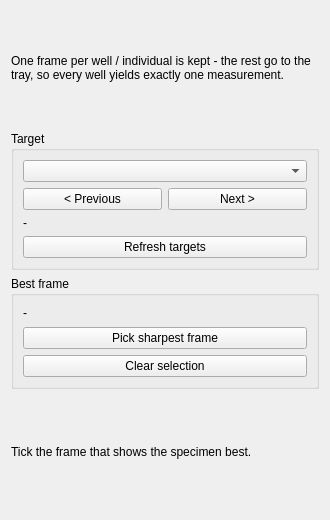
<?xml version="1.0" encoding="UTF-8"?>
<ui version="4.0">
 <class>Select</class>
 <widget class="QWidget" name="Select">
  <property name="geometry">
   <rect>
    <x>0</x>
    <y>0</y>
    <width>330</width>
    <height>520</height>
   </rect>
  </property>
  <property name="windowTitle">
   <string>Select</string>
  </property>
  <layout class="QVBoxLayout" name="controls_layout">
   <item>
    <widget class="QLabel" name="hint_label">
     <property name="text">
      <string>One frame per well / individual is kept - the rest go to the tray, so every well yields exactly one measurement.</string>
     </property>
     <property name="wordWrap">
      <bool>true</bool>
     </property>
    </widget>
   </item>
   <item>
    <widget class="QGroupBox" name="target_group">
     <property name="title">
      <string>Target</string>
     </property>
     <layout class="QVBoxLayout" name="target_layout">
      <item>
       <widget class="QComboBox" name="combo_target"/>
      </item>
      <item>
       <layout class="QHBoxLayout" name="nav_row">
        <item>
         <widget class="QPushButton" name="btn_prev_target">
          <property name="text">
           <string>&lt; Previous</string>
          </property>
         </widget>
        </item>
        <item>
         <widget class="QPushButton" name="btn_next_target">
          <property name="text">
           <string>Next &gt;</string>
          </property>
         </widget>
        </item>
       </layout>
      </item>
      <item>
       <widget class="QLabel" name="position_label">
        <property name="text">
         <string>-</string>
        </property>
        <property name="wordWrap">
         <bool>true</bool>
        </property>
       </widget>
      </item>
      <item>
       <widget class="QPushButton" name="btn_refresh">
        <property name="text">
         <string>Refresh targets</string>
        </property>
       </widget>
      </item>
     </layout>
    </widget>
   </item>
   <item>
    <widget class="QGroupBox" name="best_group">
     <property name="title">
      <string>Best frame</string>
     </property>
     <layout class="QVBoxLayout" name="best_layout">
      <item>
       <widget class="QLabel" name="summary_label">
        <property name="text">
         <string>-</string>
        </property>
        <property name="wordWrap">
         <bool>true</bool>
        </property>
       </widget>
      </item>
      <item>
       <widget class="QPushButton" name="btn_pick_sharpest">
        <property name="text">
         <string>Pick sharpest frame</string>
        </property>
       </widget>
      </item>
      <item>
       <widget class="QPushButton" name="btn_discard_all">
        <property name="text">
         <string>Clear selection</string>
        </property>
       </widget>
      </item>
     </layout>
    </widget>
   </item>
   <item>
    <widget class="QLabel" name="status_label">
     <property name="text">
      <string>Tick the frame that shows the specimen best.</string>
     </property>
     <property name="wordWrap">
      <bool>true</bool>
     </property>
    </widget>
   </item>
  </layout>
 </widget>
 <resources/>
 <connections/>
</ui>
